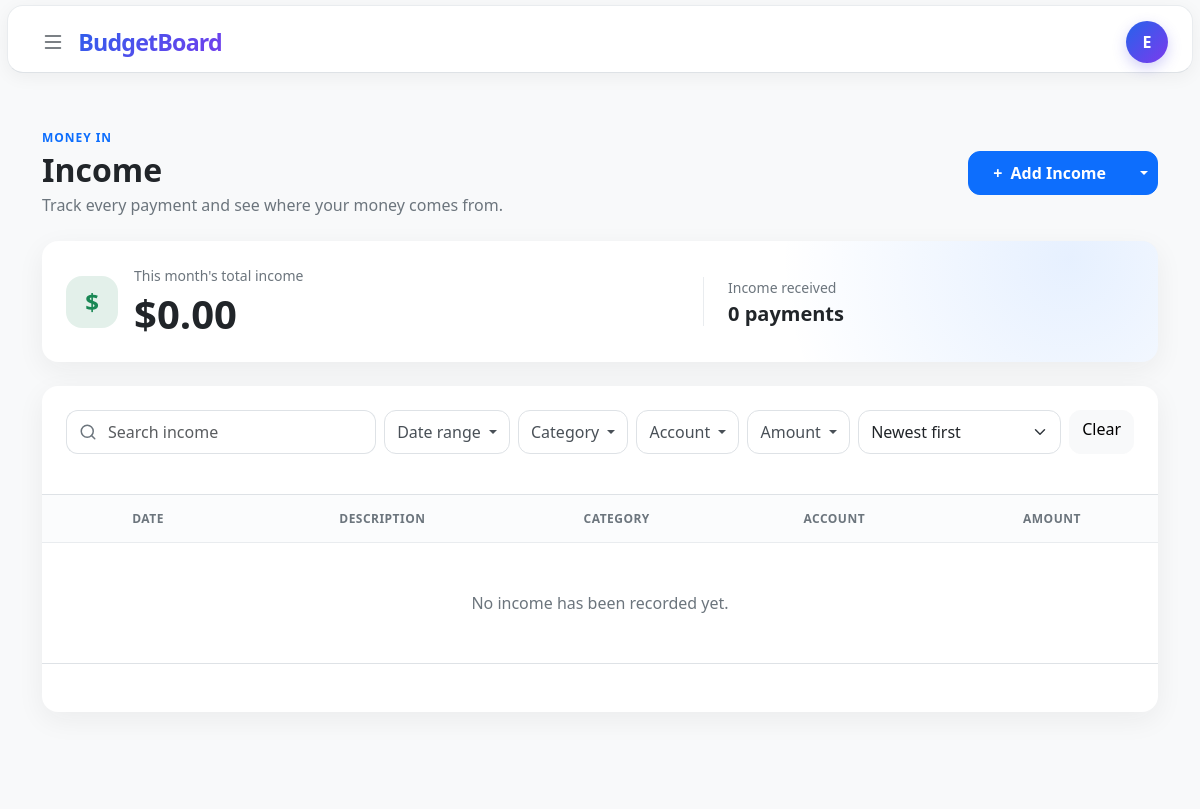
Page /income (signed in) on the earlier database version.
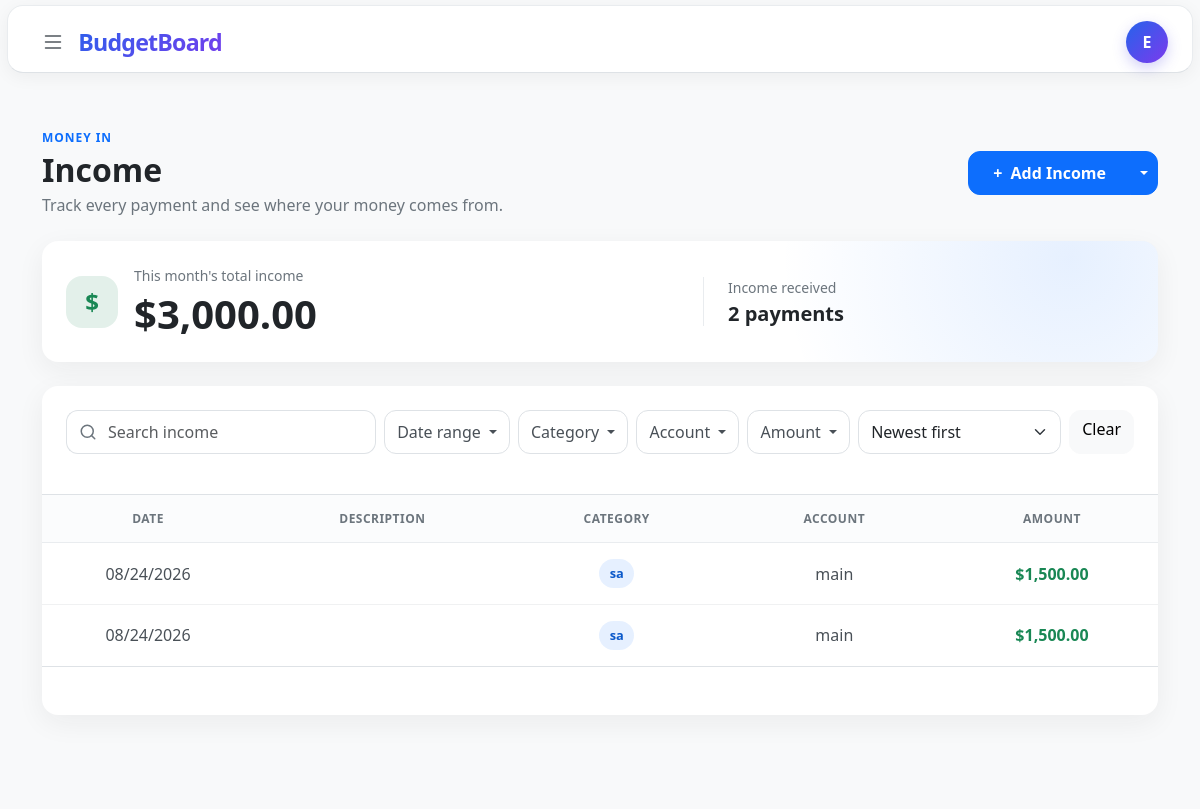
Same page on the later database version.
### tables this page shows
CREATE TABLE income (
    id INTEGER PRIMARY KEY AUTOINCREMENT,
    user_id INTEGER NOT NULL,
    amount NUMERIC NOT NULL,
    category_id INTEGER NOT NULL,
    description TEXT,
    account_id INTEGER NOT NULL,
    date DATETIME NOT NULL DEFAULT CURRENT_TIMESTAMP,
    added_at DATETIME NOT NULL DEFAULT CURRENT_TIMESTAMP,

    FOREIGN KEY (user_id) REFERENCES users(id),
    FOREIGN KEY (category_id) REFERENCES categories(id),
    FOREIGN KEY (account_id) REFERENCES accounts(id)
);

CREATE TABLE categories (
    id INTEGER PRIMARY KEY AUTOINCREMENT,
    user_id INTEGER NOT NULL,
    name TEXT NOT NULL,
    type TEXT NOT NULL CHECK (type IN ('income', 'expense')),
    created_at DATETIME NOT NULL DEFAULT CURRENT_TIMESTAMP,

    FOREIGN KEY (user_id) REFERENCES users(id),
    UNIQUE (user_id, name, type)
);

CREATE TABLE accounts(
    id INTEGER PRIMARY KEY AUTOINCREMENT,
    user_id INTEGER NOT NULL,
    name TEXT NOT NULL,
    type TEXT NOT NULL CHECK (
        type IN (
            'checking',
            'savings',
            'cash',
            'credit card',
            'investment',
            'other'
        )
    ),
    bank TEXT,
    created_at DATETIME NOT NULL DEFAULT CURRENT_TIMESTAMP,

    FOREIGN KEY (user_id) REFERENCES users(id)
);

### app.py (the view, shortened to what this page needs)
@app.route("/income", defaults={"limit": "10"}, methods=["GET", "POST"])
@app.route("/income/<limit>", methods=["GET", "POST"])
@login_required
def income(limit):
    user_id = session["user_id"]
    allowed_limits = (10, 25, 50)
    show_all = limit == "all"
    if show_all:
        page_limit = None
    else:
        try:
            page_limit = int(limit)
        except ValueError:
            page_limit = 10
        if page_limit not in allowed_limits:
            page_limit = 10
    errors = {}
    if request.method == "POST":
        amount_text = (request.form.get("amount") or "").strip()
        category_name = (request.form.get("category") or "").strip()
        submitted_description = request.form.get("description")
        description = submitted_description.strip() if submitted_description else None
        account_id_text = (request.form.get("account_id") or "").strip()
        income_date = (request.form.get("date") or "").strip()
        cents_amount = None
        account_id = None
        try:
            amount = Decimal(amount_text)
            cents_amount = amount.quantize(Decimal("0.01"))
            if not amount.is_finite() or amount <= 0 or amount != cents_amount:
                errors["amount"] = (
                    "Enter an amount greater than zero with no more "
                    "than two decimal places."
                )
        except (InvalidOperation, ValueError):
            errors["amount"] = (
                "Enter an amount greater than zero with no more "
                "than two decimal places."
            )
        if not category_name:
            errors["category"] = "Income category is required."
        elif len(category_name) > 50:
            errors["category"] = "Income category must be 50 characters or fewer."
        if description and len(description) > 150:
            errors["description"] = "Description must be 150 characters or fewer."
        try:
            account_id = int(account_id_text)
        except ValueError:
            errors["account_id"] = "Select a valid account."
        else:
            account_rows = db.execute(
                "SELECT id FROM accounts WHERE id = ? AND user_id = ?",
                account_id,
                user_id
            )
            if len(account_rows) != 1:
                errors["account_id"] = "Select a valid account."
        try:
            datetime.strptime(income_date, "%Y-%m-%d")
        except ValueError:
            errors["date"] = "Select a valid income date."
        if errors:
            form_data = {
                "amount": amount_text,
                "category": category_name,
                "description": description if description is not None else "",
                "account_id": account_id_text,
                "date": income_date
            }
        else:
            category_rows = db.execute(
                """
                SELECT id
                FROM categories
                WHERE user_id = ?
                  AND type = 'income'
                  AND name = ? COLLATE NOCASE
                """,
                user_id,
                category_name
            )
            if category_rows:
                category_id = category_rows[0]["id"]
            else:
                category_id = db.execute(
                    """
                    INSERT INTO categories (user_id, name, type)
                    VALUES (?, ?, 'income')
                    """,
                    user_id,
                    category_name
                )
            db.execute(
                """
                INSERT INTO income (
                    user_id,
                    amount,
                    category_id,
                    description,
                    account_id,
                    date
                )
                VALUES (?, ?, ?, ?, ?, ?)
                """,
                user_id,
                float(cents_amount),
                category_id,
                description,
                account_id,
                income_date
            )
            return redirect(
                url_for(
                    "income",
                    limit="all" if show_all else page_limit,
                    added=1,
                    _external=True
                )
            )
    else:
        form_data = {
            "amount": "",
            "category": "",
            "description": "",
            "account_id": "",
            "date": datetime.now().strftime("%Y-%m-%d")
        }
    accounts = db.execute(
        "SELECT id, name FROM accounts WHERE user_id = ? ORDER BY name",
        user_id
    )
    categories = db.execute(
        """
        SELECT id, name
        FROM categories
        WHERE user_id = ? AND type = 'income'
        ORDER BY name
        """,
        user_id
    )
    search = (request.args.get("q") or "").strip()
    start_date = (request.args.get("start") or "").strip()
    end_date = (request.args.get("end") or "").strip()
    minimum_text = (request.args.get("min") or "").strip()
    maximum_text = (request.args.get("max") or "").strip()
    selected_sort = request.args.get("sort") or "newest"
    selected_categories = []
    for value in request.args.getlist("category"):
        try:
            selected_categories.append(int(value))
        except ValueError:
            continue
    selected_accounts = []
    for value in request.args.getlist("account"):
        try:
            selected_accounts.append(int(value))
        except ValueError:
            continue
    filter_errors = {}
    minimum_amount = None
    maximum_amount = None
    parsed_start_date = None
    parsed_end_date = None
    if start_date:
        try:
            parsed_start_date = datetime.strptime(start_date, "%Y-%m-%d").date()
        except ValueError:
            filter_errors["date"] = "Select a valid date range."
    if end_date:
        try:
            parsed_end_date = datetime.strptime(end_date, "%Y-%m-%d").date()
        except ValueError:
            filter_errors["date"] = "Select a valid date range."
    if (
        parsed_start_date
        and parsed_end_date
        and parsed_start_date > parsed_end_date
    ):
        filter_errors["date"] = "The start date must be before the end date."
    if (
        minimum_amount is not None
        and maximum_amount is not None
        and minimum_amount > maximum_amount
    ):
        filter_errors["amount"] = (
            "The minimum amount cannot exceed the maximum amount."
        )
    conditions = ["income.user_id = ?"]
    parameters = [user_id]
    if parsed_start_date and "date" not in filter_errors:
        conditions.append("date(income.date) >= date(?)")
        parameters.append(start_date)
    if parsed_end_date and "date" not in filter_errors:
        conditions.append("date(income.date) <= date(?)")
        parameters.append(end_date)
    if selected_categories:
        placeholders = ", ".join("?" for _ in selected_categories)
        conditions.append(f"income.category_id IN ({placeholders})")
        parameters.extend(selected_categories)
    if selected_accounts:
        placeholders = ", ".join("?" for _ in selected_accounts)
        conditions.append(f"income.account_id IN ({placeholders})")
        parameters.extend(selected_accounts)
    if minimum_amount is not None and "amount" not in filter_errors:
        conditions.append("income.amount >= ?")
        parameters.append(float(minimum_amount))
    if maximum_amount is not None and "amount" not in filter_errors:
        conditions.append("income.amount <= ?")
        parameters.append(float(maximum_amount))
    sort_options = {
        "newest": "income.date DESC, income.id DESC",
        "oldest": "income.date ASC, income.id ASC",
        "amount_desc": "income.amount DESC, income.date DESC",
        "amount_asc": "income.amount ASC, income.date DESC",
        "description": (
            "COALESCE(income.description, '') COLLATE NOCASE ASC, "
            "income.date DESC"
        )
    }
    if selected_sort not in sort_options:
        selected_sort = "newest"
    where_sql = " AND ".join(conditions)
    order_sql = sort_options[selected_sort]
    entries_sql = f"""
        SELECT
            income.id,
            income.amount,
            income.description,
            strftime('%m/%d/%Y', income.date) AS display_date,
            categories.name AS category,
            accounts.name AS account
        FROM income
        JOIN categories ON categories.id = income.category_id
        JOIN accounts ON accounts.id = income.account_id
        WHERE {where_sql}
        ORDER BY {order_sql}
    """
    if show_all:
        entries = db.execute(entries_sql, *parameters)
        has_more = False
    else:
        entries = db.execute(
            entries_sql + " LIMIT ?",
            *parameters,
            page_limit + 1
        )
        has_more = len(entries) > page_limit
        entries = entries[:page_limit]
    summary = db.execute(
        """
        SELECT
            COALESCE(SUM(amount), 0) AS total,
            COUNT(*) AS count
        FROM income
        WHERE user_id = ?
          AND date(date, 'start of month') =
              date('now', 'localtime', 'start of month')
        """,
        user_id
    )[0]
    next_limit = None
    next_page_url = None
    filters = {
        "q": search,
        "start": start_date,
        "end": end_date,
        "categories": selected_categories,
        "accounts": selected_accounts,
        "min": minimum_text,
        "max": maximum_text,
        "sort": selected_sort
    }
    return render_template(
        "income.html",
        accounts=accounts,
        categories=categories,
        entries=entries,
        summary=summary,
        errors=errors,
        filter_errors=filter_errors,
        form_data=form_data,
        filters=filters,
        current_limit="all" if show_all else page_limit,
        next_page_url=next_page_url,
        showing_all=show_all
    ), 400 if errors else 200

### helpers.py (called while the page is built)
def login_required(f):
    @wraps(f)
    def decorated_function(*args, **kwargs):
        if session.get("user_id") is None:
            return redirect("/login")
        return f(*args, **kwargs)
    return decorated_function

def usd(value):
    return f"${value:,.2f}"

### templates/income.html (shortened to what the changed rows need)
{% extends "layout.html" %}
{% block main %}
    <section class="income-page py-4 py-lg-5">
        <div class="container-xl">
            <div class="d-flex flex-column flex-sm-row align-items-sm-center justify-content-between gap-3 mb-4">
                <div>
                    <h1 class="h2 fw-bold mb-1">Income</h1>
                </div>
            </div>
            <div class="card income-summary-card border-0 mb-4">
                <div class="card-body p-4">
                    <div class="row align-items-center g-4">
                        <div class="col-sm-7">
                            <div class="d-flex align-items-center gap-3">
                                <div>
                                    <p class="text-secondary small mb-1">This month's total income</p>
                                    <p class="display-6 fw-bold mb-0">{{ summary["total"] | usd }}</p>
                                </div>
                            </div>
                        </div>
                        <div class="col-sm-5">
                            <div class="income-summary-detail ps-sm-4">
                                <p class="text-secondary small mb-1">Income received</p>
                                <p class="h5 fw-semibold mb-0">
                                    {{ summary["count"] }}
                                    {{ "payment" if summary["count"] == 1 else "payments" }}
                                </p>
                            </div>
                        </div>
                    </div>
                </div>
            </div>
            <div class="card income-list-card border-0" id="income-results-card">
                <div class="card-body p-0">
                    <div class="table-responsive">
                        <table class="table income-table align-middle mb-0">
                            <colgroup>
                            </colgroup>
                            <thead>
                                <tr>
                                    <th scope="col">Date</th>
                                    <th scope="col">Description</th>
                                    <th scope="col">Category</th>
                                    <th scope="col">Account</th>
                                    <th class="income-amount-column" scope="col">Amount</th>
                                </tr>
                            </thead>
                            <tbody id="income-results-body">
                                {% for entry in entries %}
                                    <tr>
                                        <td><span class="text-nowrap">{{ entry["display_date"] }}</span></td>
                                        <td></td>
                                        <td><span class="income-category">{{ entry["category"] }}</span></td>
                                        <td>{{ entry["account"] }}</td>
                                        <td class="income-amount-column fw-semibold text-success">{{ entry["amount"] | usd }}</td>
                                    </tr>
                                {% else %}
                                    <tr>
                                        <td class="text-center text-secondary py-5" colspan="5">
                                            No income has been recorded yet.
                                        </td>
                                    </tr>
                                {% endfor %}
                            </tbody>
                        </table>
                    </div>
                </div>
            </div>
        </div>
    </section>
{% endblock %}

Differences in the rows shown:
added income: display_date "08/24/2026", category "sa", account "main", amount "$1,500.00"
added income: display_date "08/24/2026", category "sa", account "main", amount "$1,500.00"
Other differences:
{{ summary["total"] | usd }}: "$0.00" → "$3,000.00"
{{ summary["count"] }}: "0" → "2"
text no longer shown: "No income has been recorded yet."
